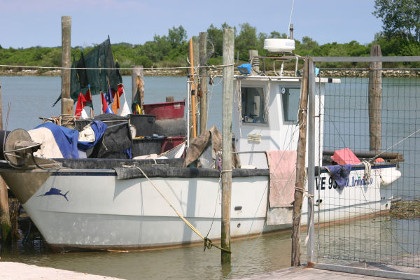
#> input picture imageops/boat-small.jpg, 420 x 280 px
$ python imageops-crop-image.py
#> lines starting #> are read from the running program, lines starting #| are printed output that depends on the picture
# Author:  Martin McBride
# Created: 2021-05-14
# Copyright (C) 2021, Martin McBride
# License: MIT

# Crop an image, removing a 20 pixel border

from PIL import Image, ImageOps, ImageDraw

image = Image.open('boat-small.jpg')
#> image is the input picture: PIL image 420x280 RGB; mean R, G, B 143.2, 144.1, 140.7
result_image = ImageOps.crop(image, 20)
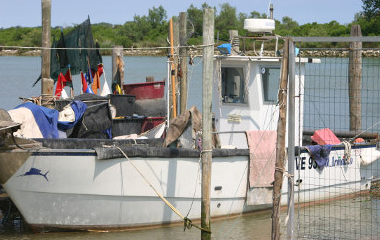
#> result_image: PIL image 380x240 RGB; mean R, G, B 142.7, 142.8, 137.5
result_image.save('imageops-crop-20.jpg')

# Show the crop outline on the original image

draw = ImageDraw.Draw(image)
draw.rectangle([20, 20, 400, 260], outline='red', width=2)
image.save('imageops-crop-outline.jpg')
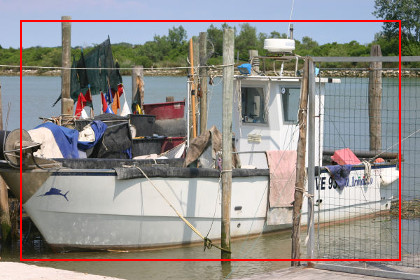
#> saved as imageops-crop-outline.jpg: PIL image 420x280 RGB; mean R, G, B 145.7, 141.2, 137.7
